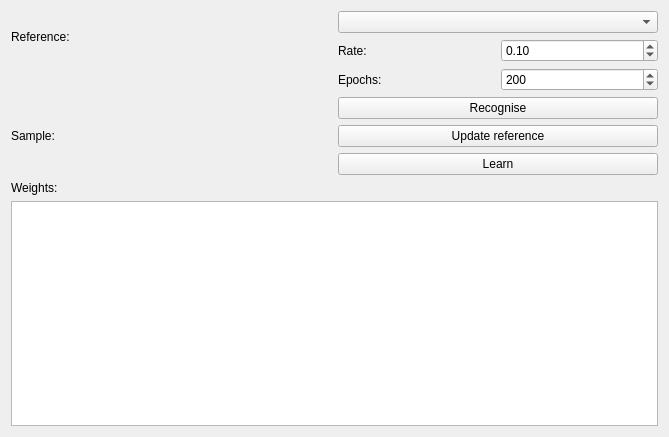
<?xml version="1.0" encoding="UTF-8"?>
<ui version="4.0">
 <class>MainWindow</class>
 <widget class="QMainWindow" name="MainWindow">
  <property name="geometry">
   <rect>
    <x>0</x>
    <y>0</y>
    <width>669</width>
    <height>437</height>
   </rect>
  </property>
  <property name="windowTitle">
   <string>Recognising App</string>
  </property>
  <widget class="QWidget" name="centralWidget">
   <layout class="QVBoxLayout" name="verticalLayout_4">
    <item>
     <layout class="QHBoxLayout" name="horizontalLayout">
      <item>
       <layout class="QVBoxLayout" name="verticalLayout">
        <item>
         <layout class="QVBoxLayout" name="verticalLayout_5">
          <item>
           <widget class="QLabel" name="label_4">
            <property name="text">
             <string>Reference:</string>
            </property>
           </widget>
          </item>
          <item>
           <widget class="irec::BitmapForm" name="protoBmpForm" native="true"/>
          </item>
          <item>
           <layout class="QVBoxLayout" name="verticalLayout_6">
            <item>
             <widget class="QLabel" name="label_3">
              <property name="text">
               <string>Sample:</string>
              </property>
             </widget>
            </item>
            <item>
             <widget class="irec::BitmapForm" name="sampleBmpForm" native="true"/>
            </item>
           </layout>
          </item>
         </layout>
        </item>
       </layout>
      </item>
      <item>
       <layout class="QVBoxLayout" name="verticalLayout_2">
        <item>
         <widget class="QComboBox" name="symbolComboBox"/>
        </item>
        <item>
         <layout class="QHBoxLayout" name="horizontalLayout_2">
          <item>
           <widget class="QLabel" name="label_2">
            <property name="text">
             <string>Rate:</string>
            </property>
           </widget>
          </item>
          <item>
           <widget class="QDoubleSpinBox" name="speedSpinBox">
            <property name="maximum">
             <double>1.000000000000000</double>
            </property>
            <property name="singleStep">
             <double>0.010000000000000</double>
            </property>
            <property name="value">
             <double>0.100000000000000</double>
            </property>
           </widget>
          </item>
         </layout>
        </item>
        <item>
         <layout class="QHBoxLayout" name="horizontalLayout_3">
          <item>
           <widget class="QLabel" name="label_5">
            <property name="text">
             <string>Epochs:</string>
            </property>
           </widget>
          </item>
          <item>
           <widget class="QSpinBox" name="epochSpinBox">
            <property name="maximum">
             <number>10000</number>
            </property>
            <property name="value">
             <number>200</number>
            </property>
           </widget>
          </item>
         </layout>
        </item>
        <item>
         <widget class="QPushButton" name="recognisePushButton">
          <property name="text">
           <string>Recognise</string>
          </property>
         </widget>
        </item>
        <item>
         <widget class="QPushButton" name="updateRefPushButton">
          <property name="text">
           <string>Update reference</string>
          </property>
         </widget>
        </item>
        <item>
         <widget class="QPushButton" name="learnPushButton">
          <property name="text">
           <string>Learn</string>
          </property>
         </widget>
        </item>
       </layout>
      </item>
     </layout>
    </item>
    <item>
     <layout class="QVBoxLayout" name="verticalLayout_3">
      <item>
       <widget class="QLabel" name="label">
        <property name="text">
         <string>Weights:</string>
        </property>
       </widget>
      </item>
      <item>
       <widget class="QTableView" name="tableView">
        <attribute name="horizontalHeaderVisible">
         <bool>false</bool>
        </attribute>
        <attribute name="verticalHeaderVisible">
         <bool>false</bool>
        </attribute>
       </widget>
      </item>
     </layout>
    </item>
   </layout>
  </widget>
 </widget>
 <layoutdefault spacing="6" margin="11"/>
 <customwidgets>
  <customwidget>
   <class>irec::BitmapForm</class>
   <extends>QWidget</extends>
   <header>BitmapForm.h</header>
   <container>1</container>
  </customwidget>
 </customwidgets>
 <resources/>
 <connections/>
</ui>
